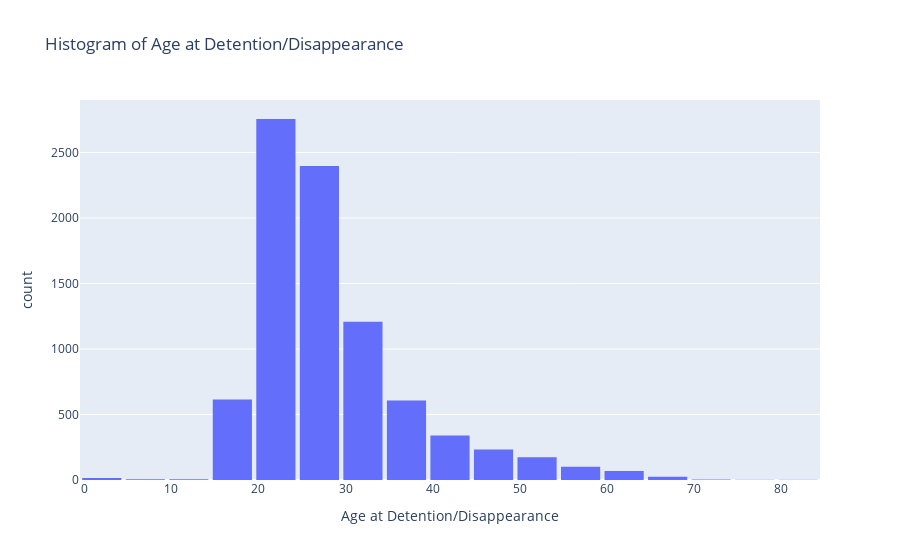

The code cell stored with this chart in its notebook:
### Markdown cell above
### Demographics

### Code cell
# histogram for age at disappearance
fig = px.histogram(df_clean, x='edad_al_momento_del_hecho', nbins=30, 
                   title='Histogram of Age at Detention/Disappearance',
                   labels={'edad_al_momento_del_hecho': 'Age at Detention/Disappearance'})
fig.update_layout(bargap=0.1)
fig.show()

### Figure 1 — Plotly figure (JSON) as saved in the notebook; plotly's stock layout.template omitted (floating-point values rounded to 4 significant figures; data arrays with more than 128 entries replaced by an {"elided": "..."} marker saying what was removed)
{"data": [{"bingroup": "x", "hovertemplate": "Age at Detention/Disappearance=%{x}<br>count=%{y}<extra></extra>", "legendgroup": "", "marker": {"color": "#636efa", "pattern": {"shape": ""}}, "name": "", "nbinsx": 30, "orientation": "v", "showlegend": false, "type": "histogram", "x": {"elided": "8632 float values"}, "xaxis": "x", "yaxis": "y"}], "layout": {"bargap": 0.1, "barmode": "relative", "legend": {"tracegroupgap": 0}, "title": {"text": "Histogram of Age at Detention/Disappearance"}, "xaxis": {"anchor": "y", "domain": [0, 1], "title": {"text": "Age at Detention/Disappearance"}}, "yaxis": {"anchor": "x", "domain": [0, 1], "title": {"text": "count"}}}}
